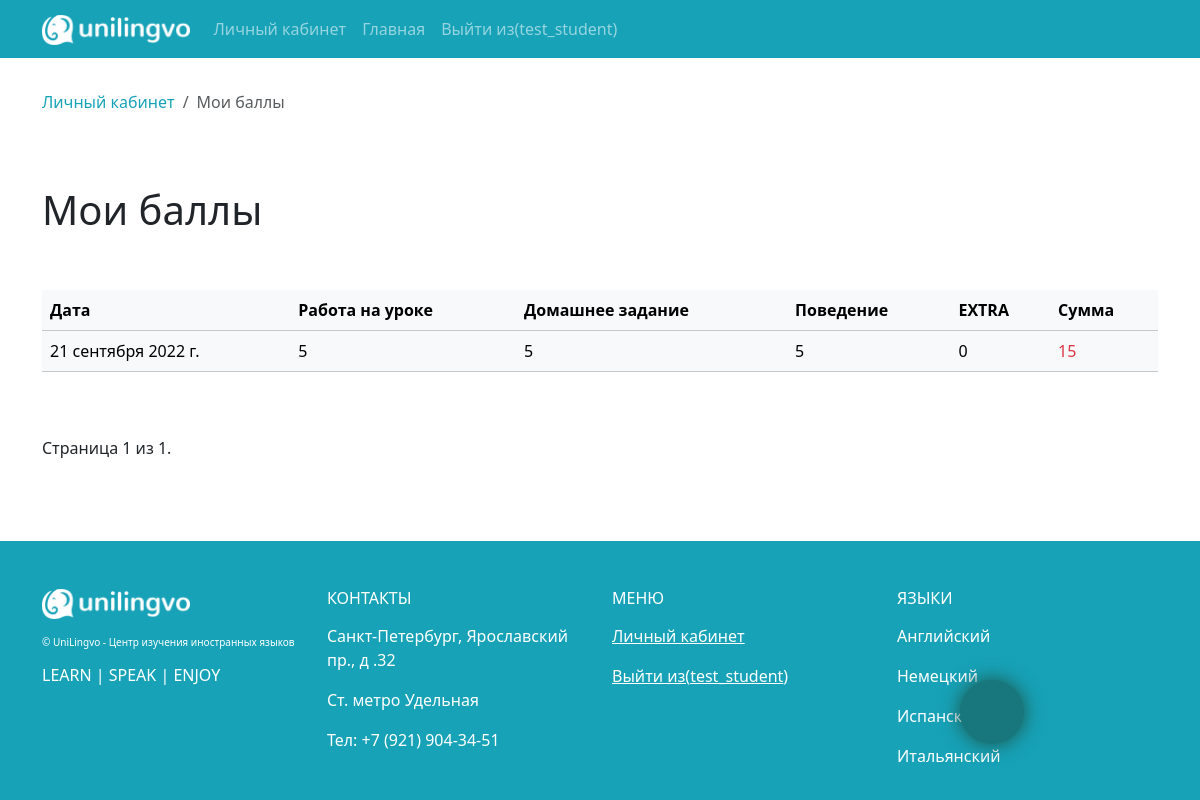
The app's page /journal/student_marks/ (signed in) with its own data.
### app_journal/models.py (models this page shows, shortened)
class Mark(models.Model):
    student = models.ForeignKey(Student, on_delete=models.CASCADE, verbose_name="ученик")
    lesson_date = models.ForeignKey(TimeTable, on_delete=models.CASCADE, verbose_name="занятие")
    work_on_lesson = models.IntegerField(verbose_name="Работа на уроке", choices=TITLE_CHOICES)
    behavior =models.IntegerField(verbose_name = "Поведение",  choices=TITLE_CHOICES)
    homework = models.IntegerField(verbose_name="Домашнее задание",  choices=TITLE_CHOICES)
    extra = models.IntegerField(verbose_name="EXTRA",  choices=TITLE_CHOICES)
    class Meta:
            verbose_name = "Оценка"
            verbose_name_plural = "Оценки"

### app_timetable/models.py (models this page shows, shortened)
class TimeTable(models.Model):
    group = models.ForeignKey(LearingGroup, on_delete=models.CASCADE, verbose_name='Для какой группы')
    date = models.DateField(verbose_name='Дата проведения занятия')
    comment = models.TextField(verbose_name='Комментарий (в случае необходимости)', blank=True)
    class Meta:
        verbose_name = "Расписание занятия группы"
        verbose_name_plural = "Расписание занятий групп"

### app_journal/views.py (the view)
# urls.py: path('student_marks/', StudentMarkView.as_view(), name="student_marks"),
@method_decorator(login_required, name="dispatch")
class StudentMarkView(DataMixin, ListView):
    template_name = "app_journal/student_marks.html"
    paginate_by = 20
    def get_context_data(self, **kwargs):
        context = super().get_context_data(**kwargs)
        data_mixin_context = self.get_user_context(title = "Мои баллы")
        context['breadcrumbs'] = [
            {'link': reverse('profiles:personal_area'), 'title':'Личный кабинет'},
            {'link': '#', 'title': "Мои баллы"}
        ]
        return dict(list(context.items()) + list(data_mixin_context.items()))
    def get_queryset(self):
        stud = Student.objects.get(id = self.request.user.id)
        marks = Mark.objects.filter(student = stud).order_by('-lesson_date__date')
        return marks

### app_journal/templatetags/app_journal_tags.py (called while the page is built)
@register.simple_tag()
def mark_sum(*args, **kwargs):
    sum = 0
    for item in args:
        sum += item
    return sum

### app_lancen/templatetags/lancen_tags.py (called while the page is built)
@register.inclusion_tag('templatetags/breadcrumbs.html')
def breadcrums(list):
    return {'breadcrumbs': list}

### app_lancen/utils.py (called while the page is built)
    def get_user_context(self, **kwargs):
        context = kwargs
        modern_menu = menu.copy()
        if  self.request.user.is_authenticated:
            modern_menu.append({'title' : "Личный кабинет" , 'link' : 'profiles:personal_area'})
        if self.request.user.groups.filter(name='teacher').exists():
            context["pers_area_items"] = teacher_pers_area_items
        if self.request.user.groups.filter(name='student').exists():
            context["pers_area_items"] = student_pers_area_items
        if self.request.user.is_superuser:
            context["pers_area_items"] = admin_pers_area_items
        context['menu'] = modern_menu
        context["recall_form"] = RecallForm
        context['contact_form'] = ContactForm
        return context

### templates/app_journal/student_marks.html (shortened to what this page needs)
{% extends 'base.html' %}
{% load app_journal_tags %}
{% load lancen_tags %}
{% load static %}
{% block other_css %}
<link rel="stylesheet" href="{% static 'app_journal/css/journal.css' %}">
{% endblock other_css %}
{% block content %}
{% breadcrums breadcrumbs %}
<section class = "pb-5 pt-5">
    <h1 >Мои баллы</h1>
    <div class="journal_wrapper">
        <table class = "table table-light table-hover mt-5">
            <tr>
                <th>Дата</th>
                <th>Работа на уроке</th>
                <th>Домашнее задание</th>
                <th>Поведение</th>
                <th>EXTRA</th>
                <th>Сумма</th>
            </tr>
            {% for item in  object_list %}
            <tr>
                <td>{{item.lesson_date.date}}</td>
                <td>{{item.work_on_lesson}}</td>
                <td>{{item.homework}}</td>
                <td>{{item.behavior}}</td>
                <td>{{item.extra}}</td>
                <td class="text-danger">
                    {% mark_sum item.work_on_lesson item.behavior item.homework item.extra %}
                </td>
            </tr>
            {% endfor %}
        </table>
    </div>
    <div class="pagination mt-5">
        <span class="step-links">
            <span class="current">
                Страница {{ page_obj.number }} из {{ page_obj.paginator.num_pages }}.
            </span>
        </span>
    </div>
</section>
{% endblock content %}

### templates/base.html (shortened to what this page needs)
<!DOCTYPE html>
<html lang="en" class="h-100">
<head>
    {% load static %}
    {% load bootstrap5 %}
    {% load bootstrap_icons %}
    {% bootstrap_css %}
    <link type="text/css" href="{% static 'app_lancen/css/style.css' %}" rel="stylesheet" />
    <link rel="stylesheet" href="https://cdn.jsdelivr.net/npm/bootstrap-icons@1.9.1/font/bootstrap-icons.css">
    {% block other_css %}{% endblock other_css %}
</head>
<body class="d-flex flex-column h-100">
    <header>
        <nav class="navbar navbar-expand-lg navbar-dark my_bg_info" >
            <div class="container">
              <a class="navbar-brand" href="{% url 'lancen:index' %}">
                <img src="{% static 'app_lancen/img/new_lancen_logo.png' %} " alt="" style = "height:30px;">
              </a>
              <div class="collapse navbar-collapse" id="navbarSupportedContent">
                <ul class="navbar-nav me-auto mb-2 mb-lg-0">
                    {% for m in menu %}
                    <li class="nav-item">
                        <a class="nav-link" href="{% url m.link  %}" >
                            {{m.title}}
                        </a>
                    </li>
                    {% endfor %}
                    <li class="nav-item"><a class="nav-link" href="https://unilingvo.ru/">Главная</a></li>
                    <li class="nav-item">
                        {% if not request.user.is_authenticated %}
                        <a class="nav-link" href="{% url 'profiles:login' %}">Авторизация</a>
                        {% else %}
                        <a class="nav-link" href="{% url 'profiles:logout' %}">Выйти из({{request.user.username}})</a>
                        {% endif %}
                    </li>
                </ul>
              </div>
            </div>
        </nav>
    </header>
    <main>
        <div class="container">
            {% block content %}{% endblock content %}
        </div>
    </main>
    <footer class="footer mt-auto py-3 my_bg_info pt-5">
        <div class="container">
            <div class="row text-white">
                <div class="col-lg-3 col-md-6 col-sm-12">
                    <div class="logo" >
                        <img src="{% static 'app_lancen/img/new_lancen_logo.png' %} " alt="" style = "height:30px;">
                    </div>
                    <div class="mt-3">
                        <p style = "font-size: 10px;">&copy; UniLingvo - Центр изучения иностранных языков</p>
                        <h6>LEARN | SPEAK | ENJOY</h6>
                    </div>
                </div>
                <div class="col-lg-3 col-md-6 col-sm-12">
                   <h6 class = "">КОНТАКТЫ</h6>
                    <p class = "mt-3"> Санкт-Петербург, Ярославский пр., д .32</p>
                    <p class = "mt-3"> Ст. метро Удельная</p>
                    <p class = "mt-3"> Тел: +7 (921) 904-34-51</p>
                </div>
                <div class="col-lg-3 col-md-6 col-sm-12 ">
                    <h6 class = "">МЕНЮ</h6>
                    {% for m in menu  %}
                        <p class = "mt-3"> <a href="{% url m.link %}" class = "text-white">{{m.title}}</a></p>
                    {% endfor %}
                    {% if not request.user.is_authenticated %}
                    <p class = "mt-3"><a class="text-white" href="{% url 'profiles:login' %}">Авторизация</a></p>
                    {% else %}
                    <p class = "mt-3"><a class="text-white" href="{% url 'profiles:logout' %}">Выйти из({{request.user.username}})</a></p>
                    {% endif %}
                </div>
                <div class="col-lg-3 col-md-6 col-sm-12">
                    <h6 class = "">ЯЗЫКИ</h6>
                    <p class = "mt-3"> Английский</p>
                    <p class = "mt-3"> Немецкий</p>
                    <p class = "mt-3"> Испанский</p>
                    <p class = "mt-3"> Итальянский</p>
                </div>
            </div>
        </div>
    </footer>
{% block call_icons %}
    <div class="call_button_wrapper">
        {% if request.user.is_authenticated %}
        <a class="animate_icon call_icon_main" data-bs-toggle="offcanvas" href="#offcanvasExample" role="button" aria-controls="offcanvasExample">
        </a>
        {% endif %}
    </div>
{% endblock call_icons %}
</body>
</html>

### app_lancen/static/app_lancen/css/style.css (style rules this page uses)
.my_bg_info { background-color:#17a2b8 !important; }
.call_button_wrapper { display: flex; justify-content: space-between; align-items: center; width: 180px; position: fixed; top: 85%; right: 5%; z-index: 2; }
.message_icon_main, .call_icon_main, .arrow_up { min-width: 4.0rem; min-height: 4.0rem; display: flex; justify-content: center; align-items: center; font-size: 1.0rem; color: white; border-radius: 100%; background-color: #17777c; box-shadow: 0 0 20px #1d5243; cursor: pointer; transition: 5s all ease; }

### app_journal/static/app_journal/css/journal.css (style rules this page uses)
.journal_wrapper { width:100%; overflow: auto; }

### records on screen
Mark: lesson_date "21 сентября 2022 г.", work_on_lesson "5", homework "5", behavior "5", extra "0", work_on_lesson+behavior+homework "15"

### other values on screen
{{ m.title }} "Личный кабинет"
{{ request.user.username }} "test_student"
{{ item.title }} "Личный кабинет"
{{ item.title }} "Мои баллы"
{{ page_obj.number }} "1"
{{ page_obj.paginator.num_pages }} "1"
